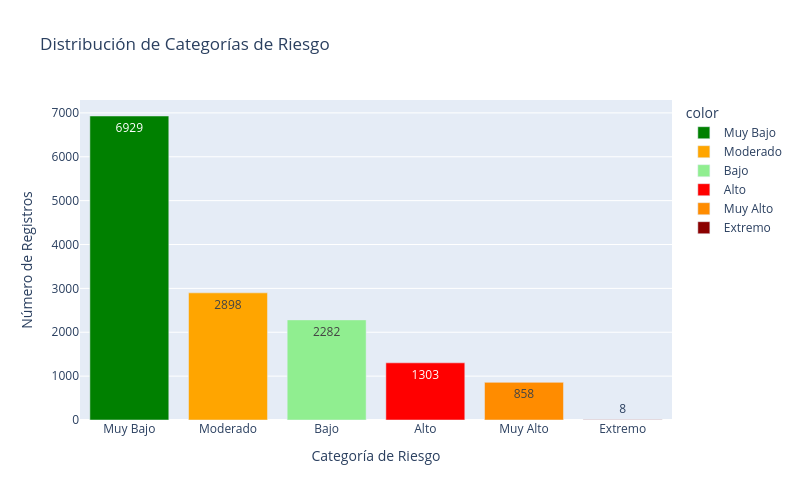

The code cell stored with this chart in its notebook:
### Code cell
# Distribución de categorías de riesgo
riesgo_counts = df['riesgo_incendio'].value_counts()

#Ajustar tamaño de figura
fig_riesgo_bar = px.bar(
    x = riesgo_counts.index,
    y = riesgo_counts.values,
    title = "Distribución de Categorías de Riesgo",
    labels = {'x': 'Categoría de Riesgo', 'y': 'Número de Registros'},
    color = riesgo_counts.index,
    text = riesgo_counts.values,
    color_discrete_map = {
        'Muy Bajo': 'green',
        'Bajo': 'lightgreen',
        'Moderado': 'orange',
        'Alto': 'red',
        'Muy Alto': 'darkorange',
        'Extremo': 'darkred'
    }
)
fig_riesgo_bar.update_layout(
    width=800,
    height=500
)
fig_riesgo_bar.show()

### Figure 1 — Plotly figure (JSON) as saved in the notebook; plotly's stock layout.template omitted (floating-point values rounded to 4 significant figures)
{"data": [{"hovertemplate": "color=Muy Bajo<br>Categoría de Riesgo=%{x}<br>Número de Registros=%{y}<br>text=%{text}<extra></extra>", "legendgroup": "Muy Bajo", "marker": {"color": "green", "pattern": {"shape": ""}}, "name": "Muy Bajo", "orientation": "v", "showlegend": true, "text": [6929.0], "textposition": "auto", "type": "bar", "x": ["Muy Bajo"], "xaxis": "x", "y": [6929], "yaxis": "y"}, {"hovertemplate": "color=Moderado<br>Categoría de Riesgo=%{x}<br>Número de Registros=%{y}<br>text=%{text}<extra></extra>", "legendgroup": "Moderado", "marker": {"color": "orange", "pattern": {"shape": ""}}, "name": "Moderado", "orientation": "v", "showlegend": true, "text": [2898.0], "textposition": "auto", "type": "bar", "x": ["Moderado"], "xaxis": "x", "y": [2898], "yaxis": "y"}, {"hovertemplate": "color=Bajo<br>Categoría de Riesgo=%{x}<br>Número de Registros=%{y}<br>text=%{text}<extra></extra>", "legendgroup": "Bajo", "marker": {"color": "lightgreen", "pattern": {"shape": ""}}, "name": "Bajo", "orientation": "v", "showlegend": true, "text": [2282.0], "textposition": "auto", "type": "bar", "x": ["Bajo"], "xaxis": "x", "y": [2282], "yaxis": "y"}, {"hovertemplate": "color=Alto<br>Categoría de Riesgo=%{x}<br>Número de Registros=%{y}<br>text=%{text}<extra></extra>", "legendgroup": "Alto", "marker": {"color": "red", "pattern": {"shape": ""}}, "name": "Alto", "orientation": "v", "showlegend": true, "text": [1303.0], "textposition": "auto", "type": "bar", "x": ["Alto"], "xaxis": "x", "y": [1303], "yaxis": "y"}, {"hovertemplate": "color=Muy Alto<br>Categoría de Riesgo=%{x}<br>Número de Registros=%{y}<br>text=%{text}<extra></extra>", "legendgroup": "Muy Alto", "marker": {"color": "darkorange", "pattern": {"shape": ""}}, "name": "Muy Alto", "orientation": "v", "showlegend": true, "text": [858.0], "textposition": "auto", "type": "bar", "x": ["Muy Alto"], "xaxis": "x", "y": [858], "yaxis": "y"}, {"hovertemplate": "color=Extremo<br>Categoría de Riesgo=%{x}<br>Número de Registros=%{y}<br>text=%{text}<extra></extra>", "legendgroup": "Extremo", "marker": {"color": "darkred", "pattern": {"shape": ""}}, "name": "Extremo", "orientation": "v", "showlegend": true, "text": [8.0], "textposition": "auto", "type": "bar", "x": ["Extremo"], "xaxis": "x", "y": [8], "yaxis": "y"}], "layout": {"barmode": "relative", "height": 500, "legend": {"title": {"text": "color"}, "tracegroupgap": 0}, "title": {"text": "Distribución de Categorías de Riesgo"}, "width": 800, "xaxis": {"anchor": "y", "domain": [0, 1], "title": {"text": "Categoría de Riesgo"}}, "yaxis": {"anchor": "x", "domain": [0, 1], "title": {"text": "Número de Registros"}}}}
